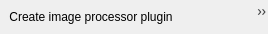
<?xml version="1.0" encoding="UTF-8"?>
<ui version="4.0">
 <class>OlvisToolbar</class>
 <widget class="QToolBar" name="OlvisToolbar">
  <property name="geometry">
   <rect>
    <x>0</x>
    <y>0</y>
    <width>268</width>
    <height>34</height>
   </rect>
  </property>
  <property name="windowTitle">
   <string>OlvisToolbar</string>
  </property>
  <property name="styleSheet">
   <string notr="true">QToolBar { border: 0px }</string>
  </property>
  <action name="actionCreatePlugin">
   <property name="enabled">
    <bool>true</bool>
   </property>
   <property name="icon">
    <iconset resource="../images/images.qrc">
     <normaloff>:/olvisGui/plugin_add.png</normaloff>:/olvisGui/plugin_add.png</iconset>
   </property>
   <property name="text">
    <string>Create image processor plugin</string>
   </property>
   <property name="toolTip">
    <string>Create image processor plugin</string>
   </property>
  </action>
  <action name="actionReloadPlugins">
   <property name="icon">
    <iconset resource="../images/images.qrc">
     <normaloff>:/olvisGui/plugin_go.png</normaloff>:/olvisGui/plugin_go.png</iconset>
   </property>
   <property name="text">
    <string>Reload plugins</string>
   </property>
  </action>
  <addaction name="actionCreatePlugin"/>
  <addaction name="actionReloadPlugins"/>
 </widget>
 <resources>
  <include location="../images/images.qrc"/>
 </resources>
 <connections/>
</ui>
